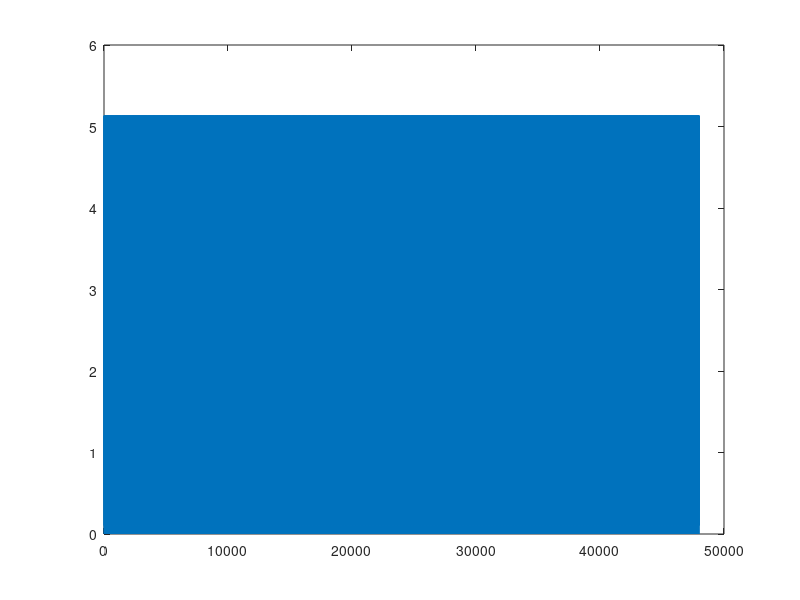
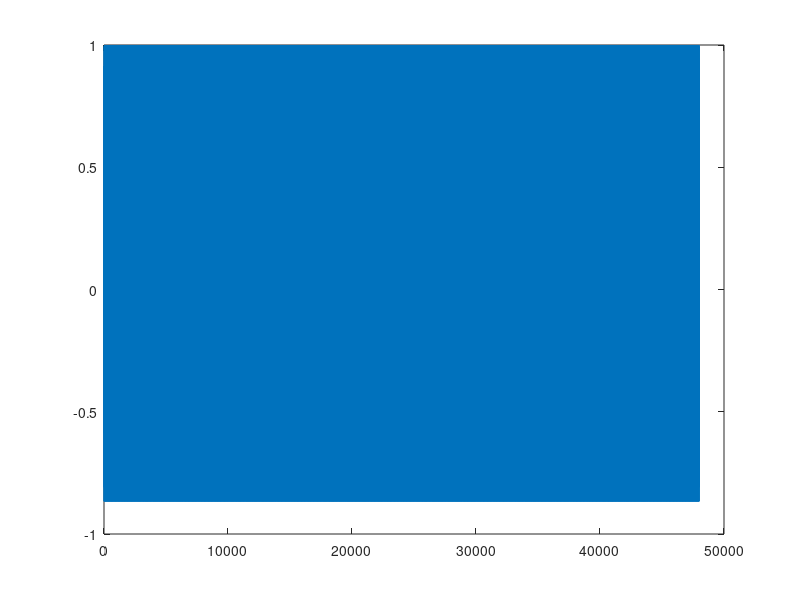

Recreate these plots in MATLAB, in order.
%% task 3: generate frequency ramp
clear all
close all
fs = 48000;
fstart = 200;
fstop = 1800;
t = 1; %s

steps = t * 48000;
slope = (fstop-fstart)/steps;
phi = 0;
for n = 2:steps
    phi(n) = (2*pi*(fstart*n + slope*n^2/2));
    phi(n) = mod(2*pi*(fstart*n + slope*n^2/2),2*pi);
    sine(n) = cos(phi(n));
end
plot(phi)
figure
plot(sine);
%figure
%contourf(abs(stft(sine,fs)));